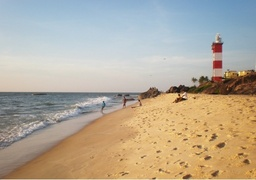
#> input picture Blur-Implementation/beach.jpg, 256 x 180 px, shrunk from 512 x 360 before the run
$ python gaussian.py
#> lines starting #> are read from the running program, lines starting #| are printed output that depends on the picture
import numpy as np
import cv2

img=cv2.imread('beach.jpg',1)
#> img is the input picture: shape (180, 256, 3); mean B, G, R 152.5, 169.7, 180.2
img1=img
gblur=np.matrix([[2,4,5,4,2],[4,9,12,9,4],[5,12,15,12,5],[4,9,12,9,4],[2,4,5,4,2]])
row,col=img.shape[:2]
#> row = 180; col = 256
for i in range(2,row-2):
    for j in range(2,col-2):
        value=0
        for x in range(0,5):
            for y in range(0,5):
                value+=img[i-2+x,j-2+y].astype('float32')*gblur[x,y]
        img1[i,j]=(value/115).astype('uint8')
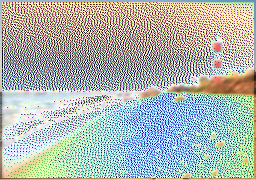
#> img1: shape (180, 256, 3); mean B, G, R 177.8, 181.5, 173.5
cv2.imwrite('beach-gaussian-blur.jpg',img1)
cv2.imshow('beach-gaussian-blur',img1)
cv2.waitKey(0)
cv2.destroyAllWindows()
